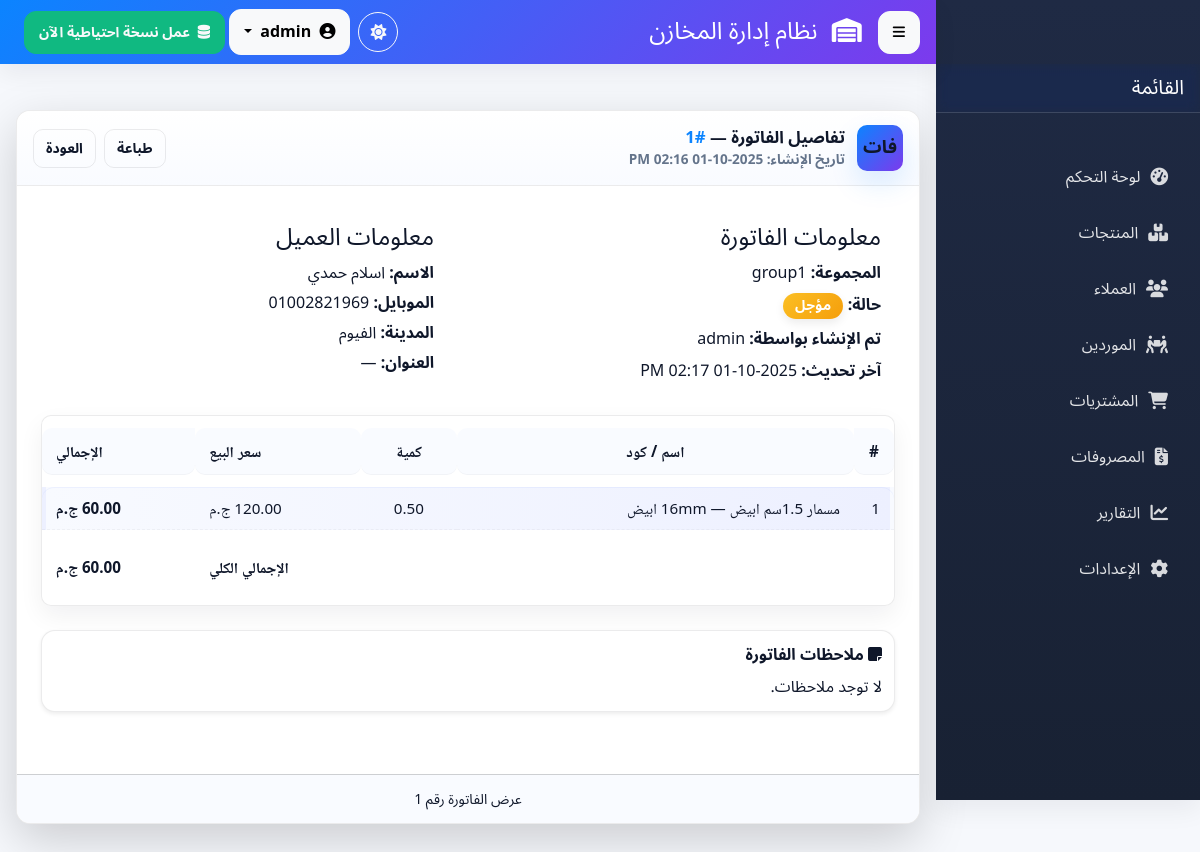
The page /invoices_out/view_invoice_detaiels.php?id=1 (signed in) on the database its author committed.
### tables this page shows
CREATE TABLE `invoices_out` (
  `id` int(11) NOT NULL COMMENT 'المعرف التلقائي للفاتورة',
  `customer_id` int(11) NOT NULL COMMENT 'معرف العميل المرتبط بالفاتورة',
  `delivered` enum('yes','no','canceled','reverted') NOT NULL DEFAULT 'no' COMMENT 'هل تم التسليم؟ (نعم/لا)',
  `invoice_group` enum('group1','group2','group3','group4','group5','group6','group7','group8','group9','group10','group11') NOT NULL COMMENT 'مجموعة الفاتورة (من 1 إلى 11)',
  `created_by` int(11) DEFAULT NULL COMMENT 'معرف المستخدم الذي أنشأ الفاتورة',
  `created_at` timestamp NOT NULL DEFAULT current_timestamp() COMMENT 'تاريخ ووقت الإنشاء',
  `updated_by` int(11) DEFAULT NULL COMMENT 'معرف المستخدم الذي آخر من عدل الفاتورة',
  `updated_at` timestamp NULL DEFAULT NULL ON UPDATE current_timestamp() COMMENT 'تاريخ ووقت آخر تعديل',
  `notes` text DEFAULT NULL,
  `cancel_reason` varchar(255) DEFAULT NULL,
  `revert_reason` varchar(255) DEFAULT NULL,
  `total_before_discount` decimal(12,2) DEFAULT 0.00 COMMENT 'مجموع البيع قبل أي خصم',
  `discount_type` enum('percent','amount') DEFAULT 'percent' COMMENT 'نوع الخصم',
  `discount_value` decimal(10,2) DEFAULT 0.00 COMMENT 'قيمة الخصم: إذا percent -> تخزن النسبة (مثال: 10) وإلا قيمة المبلغ',
  `discount_amount` decimal(12,2) DEFAULT 0.00 COMMENT 'مبلغ الخصم المحسوب بالعملة',
  `total_after_discount` decimal(12,2) DEFAULT 0.00 COMMENT 'المجموع النهائي بعد الخصم',
  `total_cost` decimal(12,2) DEFAULT 0.00 COMMENT 'اجمالي التكلفة (مخزن للتقارير)',
  `profit_amount` decimal(12,2) DEFAULT 0.00 COMMENT 'اجمالي الربح = total_before_discount - total_cost'
);

CREATE TABLE `users` (
  `id` int(11) NOT NULL,
  `username` varchar(50) NOT NULL,
  `email` varchar(100) NOT NULL,
  `password` varchar(255) NOT NULL,
  `role` enum('user','admin') NOT NULL DEFAULT 'user',
  `created_at` timestamp NOT NULL DEFAULT current_timestamp()
);

CREATE TABLE `customers` (
  `id` int(11) NOT NULL,
  `name` varchar(150) NOT NULL COMMENT 'اسم العميل',
  `mobile` varchar(11) NOT NULL COMMENT 'رقم الموبايل (11 رقم)',
  `city` varchar(100) NOT NULL COMMENT 'المدينة',
  `address` varchar(255) DEFAULT NULL COMMENT 'العنوان التفصيلي',
  `notes` text DEFAULT NULL,
  `created_by` int(11) DEFAULT NULL COMMENT 'معرف المستخدم الذي أضاف العميل',
  `created_at` timestamp NOT NULL DEFAULT current_timestamp() COMMENT 'تاريخ الإضافة'
);

CREATE TABLE `invoice_out_items` (
  `id` int(11) NOT NULL COMMENT 'المعرف التلقائي لبند الفاتورة',
  `invoice_out_id` int(11) NOT NULL COMMENT 'معرف الفاتورة الصادرة (مفتاح أجنبي لجدول invoices_out)',
  `product_id` int(11) NOT NULL COMMENT 'معرف المنتج (مفتاح أجنبي لجدول products)',
  `quantity` decimal(10,2) NOT NULL COMMENT 'الكمية المباعة من المنتج',
  `total_price` decimal(10,2) NOT NULL COMMENT 'السعر الإجمالي للبند (الكمية * سعر الوحدة)',
  `cost_price_per_unit` decimal(10,2) NOT NULL DEFAULT 0.00,
  `created_at` timestamp NOT NULL DEFAULT current_timestamp() COMMENT 'تاريخ إضافة البند',
  `updated_at` timestamp NULL DEFAULT NULL ON UPDATE current_timestamp() COMMENT 'تاريخ آخر تعديل للبند',
  `selling_price` decimal(10,2) NOT NULL
);

CREATE TABLE `products` (
  `id` int(11) NOT NULL COMMENT 'المعرف التلقائي للمنتج',
  `product_code` varchar(50) NOT NULL COMMENT 'كود المنتج الفريد',
  `name` varchar(255) NOT NULL COMMENT 'اسم المنتج',
  `description` text DEFAULT NULL COMMENT 'وصف المنتج (اختياري)',
  `unit_of_measure` varchar(50) NOT NULL COMMENT 'وحدة القياس (مثال: قطعة، كجم، لتر)',
  `current_stock` decimal(10,2) NOT NULL DEFAULT 0.00 COMMENT 'الرصيد الحالي في المخزن',
  `reorder_level` decimal(10,2) NOT NULL DEFAULT 0.00 COMMENT 'حد إعادة الطلب (التنبيه عند وصول الرصيد إليه أو أقل)',
  `created_at` timestamp NOT NULL DEFAULT current_timestamp() COMMENT 'تاريخ الإنشاء',
  `updated_at` timestamp NULL DEFAULT NULL ON UPDATE current_timestamp() COMMENT 'تاريخ آخر تعديل',
  `cost_price` decimal(10,2) NOT NULL DEFAULT 0.00,
  `selling_price` decimal(10,2) NOT NULL,
  `retail_price` decimal(10,2) DEFAULT NULL COMMENT 'سعر البيع القطاعي (للعميل الفرد)'
);

### invoices_out/view_invoice_detaiels.php (the view, shortened to what this page needs)
<?php
require_once dirname(__DIR__) . '/config.php';
require_once BASE_DIR . 'partials/header.php';
require_once BASE_DIR . 'partials/sidebar.php';
function e($s){ return htmlspecialchars($s ?? '', ENT_QUOTES | ENT_SUBSTITUTE, 'UTF-8'); }
$invoice_id = isset($_GET['id']) && is_numeric($_GET['id']) ? intval($_GET['id']) : 0;
$invoice = null;
$stmt = $conn->prepare("
    SELECT i.*,
           c.name AS customer_name, c.mobile AS customer_mobile, c.city AS customer_city, c.address AS customer_address,
           u.username AS creator_username,
           u2.username AS updater_username
    FROM invoices_out i
    LEFT JOIN customers c ON i.customer_id = c.id
    LEFT JOIN users u ON i.created_by = u.id
    LEFT JOIN users u2 ON i.updated_by = u2.id
    WHERE i.id = ? LIMIT 1
");
if ($stmt) {
    $stmt->bind_param("i", $invoice_id);
    $stmt->execute();
    $invoice = $stmt->get_result()->fetch_assoc();
}
$items = [];
$stmt2 = $conn->prepare("
    SELECT ii.*, p.product_code, p.name AS product_name
    FROM invoice_out_items ii
    LEFT JOIN products p ON ii.product_id = p.id
    WHERE ii.invoice_out_id = ?
    ORDER BY ii.id ASC
");
if ($stmt2) {
    $stmt2->bind_param("i", $invoice_id);
    $stmt2->execute();
    $res2 = $stmt2->get_result();
    while ($r = $res2->fetch_assoc()) $items[] = $r;
}
$total = 0.0;
foreach ($items as $it) {
    $total += floatval($it['total_price'] ?? 0);
}
function fmt_dt($raw) {
    try {
        $d = new DateTime($raw);
        return $d->format('Y-m-d h:i A');
    } catch(Exception $e) {
        return htmlspecialchars($raw);
    }
}
$back_link = $_SERVER['HTTP_REFERER'] ?? (BASE_URL . 'admin/pending_invoices.php');
?>
<div class="invoice-detiales">
<div class="container mt-4">
  <div class="card shadow-lg mb-4">
    <div class="card-header">
      <div class="header-title">
        <div class="logo-badge">فات</div>
        <div>
          <div style="font-size:1.05rem;">تفاصيل الفاتورة — <span style="color:var(--primary);">#<?php echo e($invoice['id']); ?></span></div>
          <div style="font-size:0.85rem;color:var(--muted);">تاريخ الإنشاء: <?php echo e(fmt_dt($invoice['created_at'] ?? '')); ?></div>
        </div>
      </div>
      <div style="display:flex; gap:8px; align-items:center;">
        <button id="btnPrintInvoice" class="btn btn-sm" style="padding:8px 12px;background:transparent;border:1px solid var(--border);border-radius:10px;">طباعة</button>
        <a href="<?php echo e($back_link); ?>" class="btn btn-sm" style="padding:8px 12px;background:transparent;border:1px solid var(--border);border-radius:10px;">العودة</a>
      </div>
    </div>
    <div class="card-body p-4">
      <div class="row" style="display:flex; gap:16px; flex-wrap:wrap;">
        <div style="flex:1; min-width:260px;">
          <div class="info-card">
            <h4 style="margin:0 0 8px 0;">معلومات الفاتورة</h4>
            <div style="display:flex; flex-direction:column; gap:8px;">
              <div><strong>المجموعة:</strong> <?php echo e($invoice['invoice_group'] ?: '—'); ?></div>
              <div>
                <strong>حالة:</strong>
                <?php if ($invoice['delivered'] === 'yes'): ?>
                  <span class="badge badge-success">تم الدفع</span>
                <?php else: ?>
                  <span class="badge badge-warning">مؤجل</span>
                <?php endif; ?>
              </div>
              <div><strong>تم الإنشاء بواسطة:</strong> <?php echo e($invoice['creator_username'] ?? 'غير معروف'); ?></div>
              <div><strong>آخر تحديث:</strong> <?php echo e(fmt_dt($invoice['updated_at'] ?? $invoice['created_at'] ?? '')); ?></div>
            </div>
          </div>
        </div>
        <div style="flex:1; min-width:260px;">
          <div class="info-card">
            <h4 style="margin:0 0 8px 0;">معلومات العميل</h4>
            <?php
              $custName = $invoice['customer_name'] ?? '';
              $custMobile = $invoice['customer_mobile'] ?? '';
              $custCity = $invoice['customer_city'] ?? '';
              $custAddress = $invoice['customer_address'] ?? '';
            ?>
            <div style="display:flex; flex-direction:column; gap:6px;">
              <div><strong>الاسم:</strong> <?php echo e($custName); ?></div>
              <div><strong>الموبايل:</strong> <?php echo e($custMobile ?: '—'); ?></div>
              <div><strong>المدينة:</strong> <?php echo e($custCity ?: '—'); ?></div>
              <div><strong>العنوان:</strong> <?php echo e($custAddress ?: '—'); ?></div>
            </div>
          </div>
        </div>
      </div>
      <div style="margin-top:18px;">
        <div style="border-radius:10px; overflow:hidden; border:1px solid var(--border);" class="custom-table-wrapper">
          <table class="ta=ble  custom-table" aria-labelledby="itemsTitle">
            <thead class="center">
              <tr>
                <th style="width:40px;">#</th>
                <th>اسم / كود</th>
                <th class="text-center">كمية</th>
                <th class="text-end">سعر البيع</th>
                <th class="text-end">الإجمالي</th>
              </tr>
            </thead>
            <tbody>
              <?php if (!empty($items)): $idx = 0; ?>
                <?php foreach ($items as $it): $idx++; ?>
                  <tr>
                    <td><?php echo $idx; ?></td>
                    <td style="text-align:right;"><?php echo e(($it['product_name'] ?: ('#' . intval($it['product_id']))) . ' — ' . ($it['product_code'] ?: '')); ?></td>
                    <td class="text-center"><?php echo number_format(floatval($it['quantity']), 2); ?></td>
                    <td class="text-end"><?php echo number_format(floatval($it['selling_price']), 2); ?> ج.م</td>
                    <td class="text-end fw-bold"><?php echo number_format(floatval($it['total_price']), 2); ?> ج.م</td>
                  </tr>
                <?php endforeach; ?>
              <?php else: ?>
                <tr><td colspan="5" class="text-center p-3">لا توجد بنود لهذه الفاتورة.</td></tr>
              <?php endif; ?>
            </tbody>
            <tfoot>
              <tr>
                <td colspan="4" class="text-end" style="padding:14px;"><strong>الإجمالي الكلي</strong></td>
                <td class="text-end" style="padding:14px;"><strong><?php echo number_format($total, 2); ?> ج.م</strong></td>
              </tr>
            </tfoot>
          </table>
        </div>
      </div>
      <div class="card shadow-sm mt-4 no-print" style="padding:12px;">
        <div style="font-weight:700;margin-bottom:8px;"><i class="fas fa-sticky-note"></i> ملاحظات الفاتورة</div>
        <div>
          <?php if (!empty($invoice['notes'])): ?>
            <div class="mb-2" style="white-space:pre-wrap;"><?php echo nl2br(e($invoice['notes'])); ?></div>
            <button id="copyNotesBtn" class="btn" style="padding:6px 10px;border:1px solid var(--border);border-radius:8px;">نسخ الملاحظات</button>
          <?php else: ?>
            <div class="custom-text">لا توجد ملاحظات.</div>
          <?php endif; ?>
        </div>
      </div>
    </div>
    <div class="card-footer text-muted text-center mt-3 no-print" style="padding:12px;">
      <small>عرض الفاتورة رقم <?php echo e($invoice['id']); ?></small>
    </div>
  </div>
</div>
</div>
<?php
require_once BASE_DIR . 'partials/footer.php';
?>

### invoices_out/view_invoice_detaiels.php (style rules this page uses)
.container { max-width: 1100px; margin: 0 auto; padding: 22px; color: var(--text); }
.card { background: linear-gradient(180deg, rgba(255,255,255,0.6), rgba(255,255,255,0.25)); border-radius: var(--radius); box-shadow: var(--shadow-1); border: 1px solid var(--border); overflow: hidden; margin-bottom: 22px; transition: background var(--fast), box-shadow var(--fast); }
.card-header { padding: 18px 20px; background: var(--surface-2); display:flex; align-items:center; justify-content:space-between; gap:12px; color: var(--text); }
.header-title { display:flex; align-items:center; gap:12px; font-size:1.15rem; font-weight:600; color: var(--text); }
.logo-badge { min-width:46px; height:46px; border-radius:10px; background: var(--grad-1); display:flex; align-items:center; justify-content:center; color:white; font-weight:700; box-shadow: var(--shadow-2); }
.info-card { padding:14px; border-radius: var(--radius-sm); background: linear-gradient(180deg, rgba(255,255,255,0.6), rgba(255,255,255,0.2)); color: var(--text); }
.badge { display:inline-block; padding:6px 10px; border-radius:8px; font-weight:600; font-size: 0.85rem; }
.card-footer { padding: 16px; background: var(--surface-2); text-align: center; color: var(--text); }
.container :not(.table *) { color: var(--text); }
.invoice-detiales .badge { display: inline-block; padding: 6px 12px; border-radius: 30px; font-size: 14px; font-weight: 600; letter-spacing: 0.3px; color: white; box-shadow: 0 4px 10px rgba(0,0,0,0.08); transition: transform 0.2s ease, box-shadow 0.2s ease; }
.invoice-detiales .badge.badge-warning { background: linear-gradient(135deg, #fbbf24, #f59e0b); }

### rows shown on the page
invoices_out: id "1", created_at "2025-10-01 02:16 PM", invoice_group "group1", created_by.username "admin", updated_at "2025-10-01 02:17 PM", customer.name "اسلام حمدي", customer.mobile "01002821969", customer.city "الفيوم", customer.address "—"
invoice_out_items: product.product_code "مسمار 1.5سم ابيض — 16mm ابيض", quantity "0.50", total_price "60.00"

### other values the page prints
$total "60.00"
